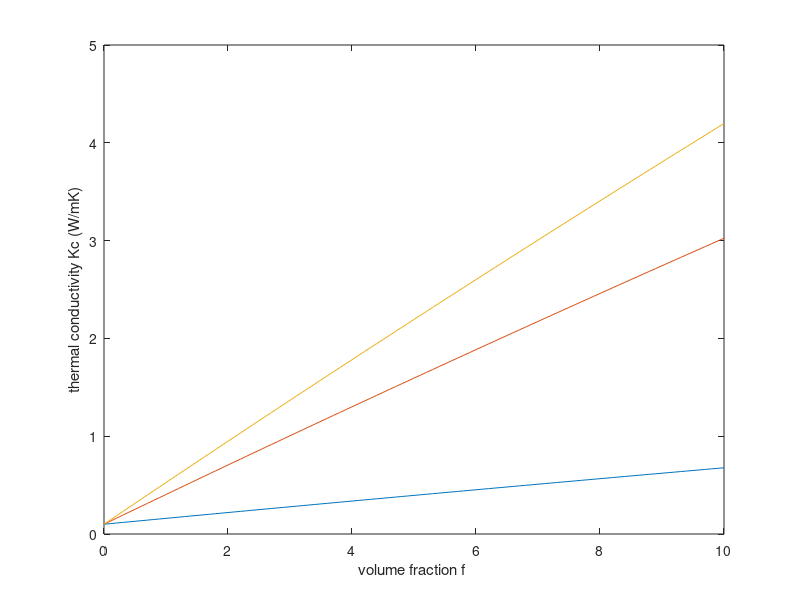

MATLAB code for this plot: (Note: this script raises an error after producing the figure.)
%%%%%%%%%%%
% A= 500 *10^-9;

A= 775;
sigbA = 3.7*10^9 ;
L= [ 100 500  700 ]*10^-9;%%%%%%%%%%

%v=2*10^4;
%C= 700*2300

%kp= 2000;


H=0.35*10^-9;


km=.10;
Rb=10*10^-9;


f=0:0.001:0.1

for j=1:length(L)
for i=1:length(f)
    
    kp(j) =(sigbA )/(1/(L(j))+2/(pi *A));
    
    a11(j)=L(j);
    a21(j)=L(j);
    a31(j)=H;
    
    ak1=Rb*km
    alp1=Rb*km/H
    
    p(j)=H/L(j)

    L11(j)=((p(j))^2/(2*((p(j))^2-1)))+((p(j))/(2*(1-(p(j))^2)^(3/2)))*acos(p(j))
    gama(j)=(1+2*p(j))*alp1;

    L22(j)=L11(j);
    L33(j)=1-2*L11(j)

    kc11(j)=kp(j)/(1+gama(j)*L11(j)*kp(j)/km);
    kc22(j)=kp(j)/(1+gama(j)*L22(j)*kp(j)/km);
    kc33(j)=kp(j)/(1+gama(j)*L33(j)*kp(j)/km);

    b11(j)=(kc11(j)-km)/(km +L11(j)*(kc11(j)-km));
    b22(j)=(kc22(j)-km)/(km +L22(j)*(kc22(j)-km));
    b33(j)=(kc33(j)-km)/(km +L33(j)*(kc33(j)-km));

    
    
 
  k1(i) =(3+f(i)*(2*b11(j)*(1-L11(j))+b33(j)*(1-L33(j))))/(3-f(i)*(2*b11(j)*L11(j)+b33(j)*L33(j)));
  ka1(i)=k1(i)*km;
  ke1(i)=ka1(i);
  
  
end
plot(f*100,ke1)
hold on;
xlabel('volume fraction f '), ylabel('thermal conductivity Kc (W/mK)'),
% title('composite thermal conductivity of MLG-Silicone elastomer as variation with volume fraction for different lateral size ')
end














L= [1,3,5]*10^-6;
H3=0.35*10^-9;
vt=18000;
vl=24000;
km=0.1


f=0:0.001:0.1

for j= 1:length(L)
for i=1:length(f)
    
gammat=0.75 ;
gammal= 1.8;
M=1.87*1.992*10^-26;
wmaxt=108*10^12;
wmaxl=241*10^12;
kb=1.38065*10^-23;

hc=1.0545*10^-34;
h=n*0.35*10^-9;
% T=250:1:500;
T=300;

        wmint(j)=vt/gammat*sqrt(M*vt*wmaxt/(kb*T*L(j)));
        wminl(j)=vl/gammal*sqrt(M*vl*wmaxl/(kb*T*L(j)));
        Ft(j)=-log(abs(exp(hc*wmint(j)/(kb*T))-1))+hc*wmint(j)/(kb*T)*(exp(hc*wmint(j)/(kb*T))/(exp(hc*wmint(j)/(kb*T))-1));
        Fl(j)=-log(abs(exp(hc*wminl(j)/(kb*T))-1))+hc*wminl(j)/(kb*T)*(exp(hc*wminl(j)/(kb*T))/(exp(hc*wminl(j)/(kb*T))-1));
        kp(j)=M/(4*pi*T*h)*(wmaxt*vt^2/((gammat)^2)*Ft(j)+wmaxl*vl^2/((gammal)^2)*Fl(j));
        
    %%%%%

 a1(j)=L(j);
 a2(j)=L(j);
 a3(j)=H3;


Rb=10*10^-9;

p(j)=H3/L(j);

ak3=Rb*km;
alp3=Rb*km/H3;


L11(j)=((p(j))^2/(2*((p(j))^2-1)))+((p(j))/(2*(1-(p(j))^2)^(3/2)))*acos(p(j));
gama(j)=(1+2*p(j))*alp3;

L22(j)=L11(j);
L33(j)=1-2*L11(j);

kc11(j)=kp(j)/(1+gama(j)*L11(j)*kp(j)/km);
kc22(j)=kp(j)/(1+gama(j)*L22(j)*kp(j)/km);
kc33(j)=kp(j)/(1+gama(j)*L33(j)*kp(j)/km);

% kc113=kp3 +gama3*(1-L113)*km;
% kc223=kp3 +gama3*(1-L223)*km;
% kc333=kp3 +gama3*(1-L333)*km;

b11(j)=(kc11(j)-km)/(km +L11(j)*(kc11(j)-km));
b22(j)=(kc22(j)-km)/(km +L22(j)*(kc22(j)-km));
b33(j)=(kc33(j)-km)/(km +L33(j)*(kc33(j)-km));  
    %%%%%    

  kc1(i) =(3+f(i)*(2*b11(j)*(1-L11(j))+b33(j)*(1-L33(j))))/(3-f(i)*(2*b11(j)*L11(j)+b33(j)*L33(j)));
  ktim(i)=kc1(i)*km;
  
end

 plot(f*100,ktim)
 hold on;
xlabel('Volume fraction'), ylabel('thermal conductivity Kc (W/mK)'),
% title('composite thermal conductivity of MLG-Silicone elastomer as variation with volume fraction for different lateral size ')
end